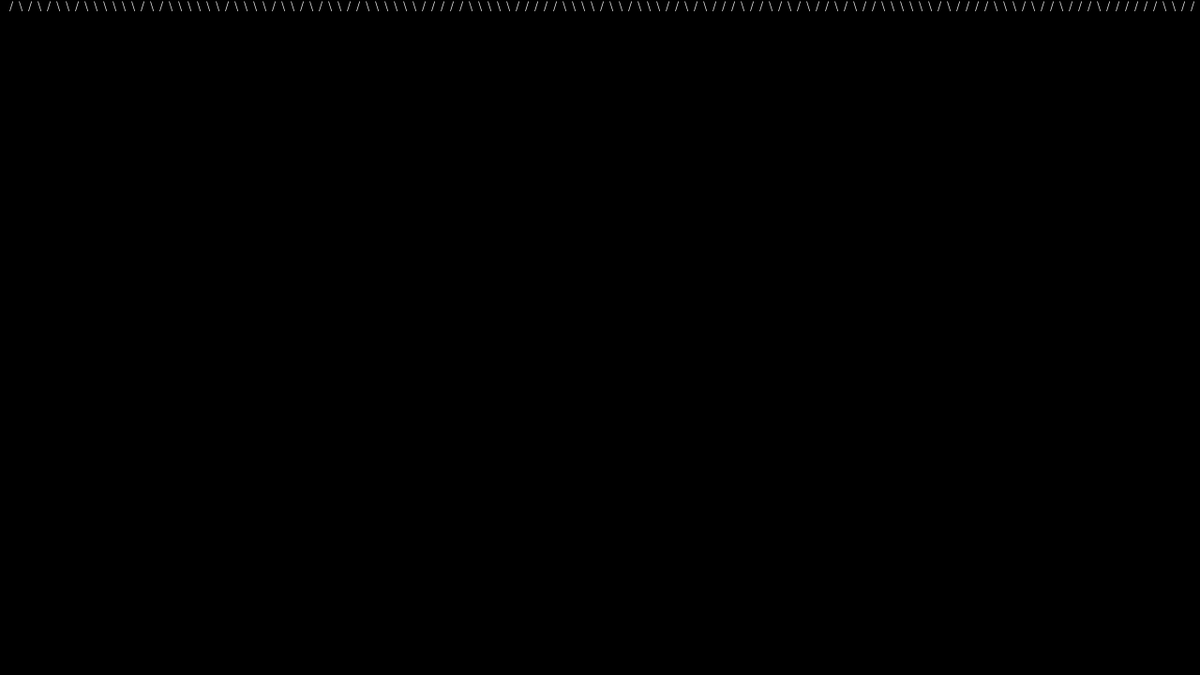
Frame 1 (no input)
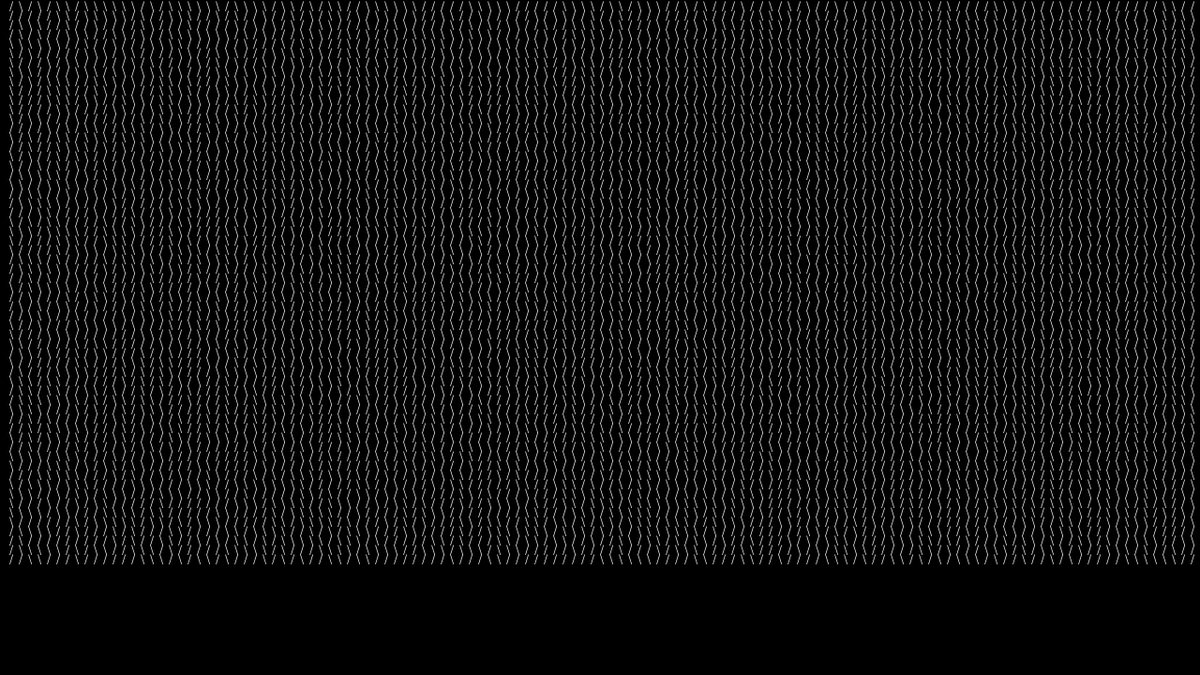
Frame 60 (the mouse pressed at the canvas centre just before this capture)
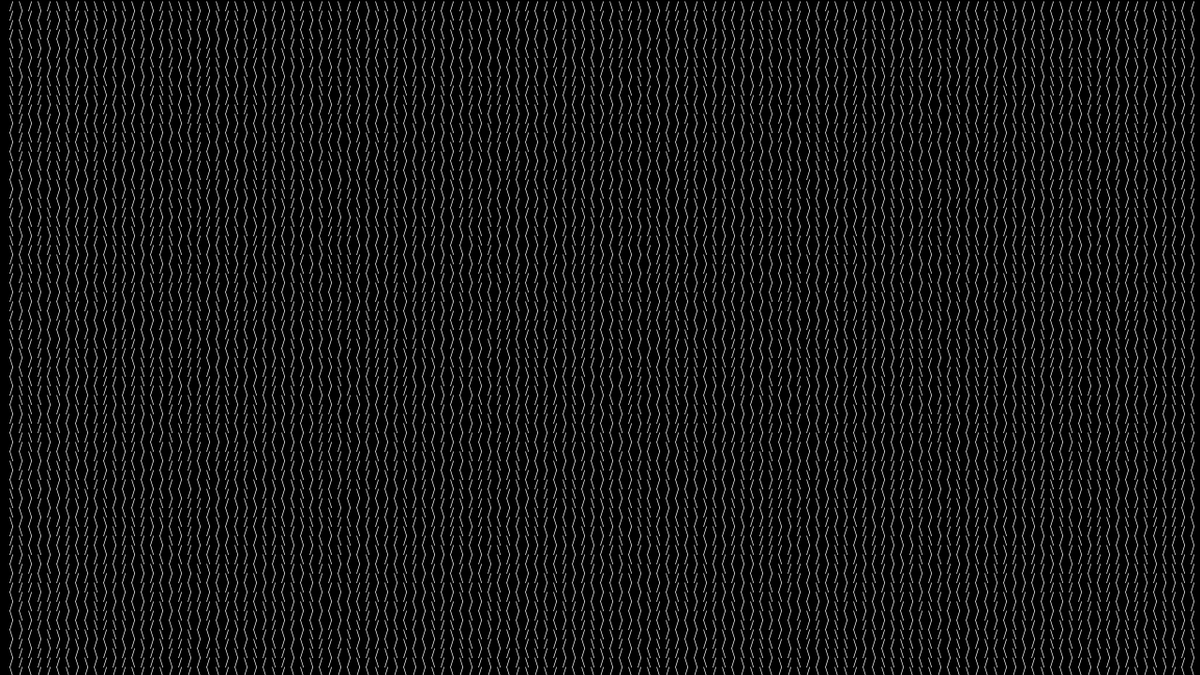
Frame 120 (the mouse held since frame 60 and released just before this capture)

The Processing sketch that drew these frames (run headless with seeded random() and noise(); from frame 60 on, the mouse is pressed at the canvas centre):

// Processing sketch: PatternWithChars
// ── PatternWithChars.pde
int step=10;
int y=0;
String[] strings = new String[]{"\\", "/"}; 

void setup(){
  size(1280, 720);
  background(0);
  fill(255);
}

void draw(){ 
  for(int x=0;x<width;x+=step){
    text(strings[round(random(strings.length-1))],x+step, y+step);
  }
  y+=step;
}
